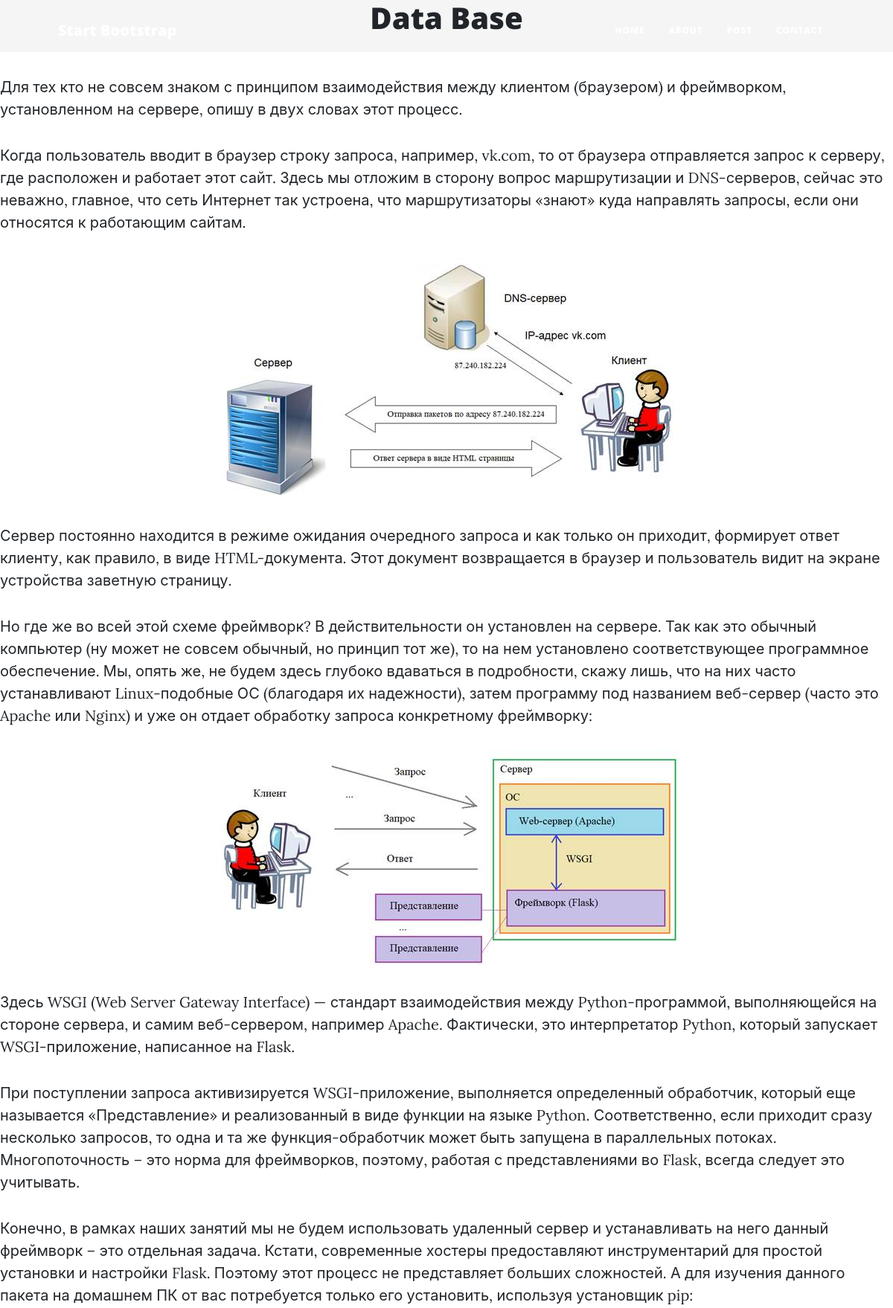
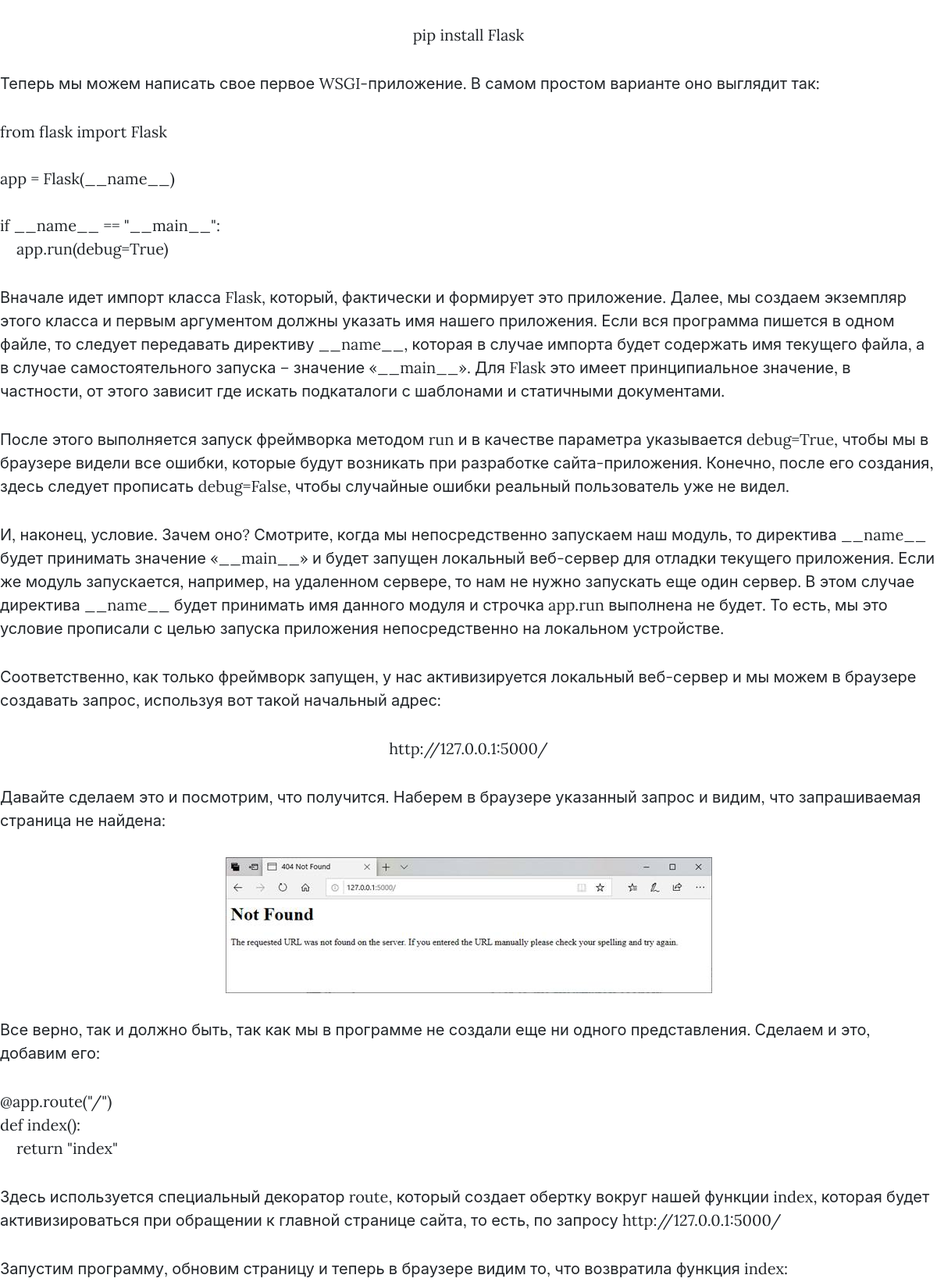
Screenshot of /post/ddata_base (upper part) with the database file from the repository (2 pictures, top to bottom).
### tables this page shows
CREATE TABLE posts (
id integer PRIMARY KEY AUTOINCREMENT,
title text NOT NULL,
text text NOT NULL,
url text NOT NULL,
time integer NOT NULL
);

### main.py (the view)
@app.route("/post/<alias>")
def showPost(alias):
    db = get_db()
    data_base = FDataBase(db)
    title, post = data_base.getPost(alias)
    if not title:
        abort(404)
    return render_template('post_id.html', menu=data_base.getMenu(), title=title, post=post)

### FDataBase.py (called while the page is built)
    def getMenu(self):
        sql = '''SELECT * FROM mainmenu'''  # all data is got
        try:
            self.__cursor.execute(sql)
            result = self.__cursor.fetchall()
            if result:
                return result
        except:
            print("Data-base fetching error")
        return []  # for case of any exception empty list will be returned

    def getPost(self, alias):
        try:
            self.__cursor.execute(f'SELECT title, text FROM posts WHERE url LIKE "{alias}" LIMIT 1')
            result = self.__cursor.fetchone()
            if result:
                return result
        except sqlite3.Error as e:
            print("I could not get a post from DB, sorry :(" + str(e))
        return False, False

### main.py (called while the page is built)
def connect_db():
    connection_db = sqlite3.connect(app.config['DATABASE'])
    connection_db.row_factory = sqlite3.Row
    return connection_db

def get_db():
    if not hasattr(g, 'link_db'):
        g.link_db = connect_db()
    return g.link_db

@app.teardown_appcontext
def close_bd(error):
    if hasattr(g, 'link_db'):
        g.link_db.close()

### templates/post_id.html (shortened to what this page needs)
{% extends 'base.html' %}
{% block head %}
    {{ super() }}
{% endblock %}
{% block content %}
        {{ super() }}
        <header style="background-color: #f5f5f5; height: 70px; text-align: center;">
            <div class="container">
                <h1>{{ title }}</h1>
            </div>
        </header>
        <p>{{ post | safe }}<p>
{% endblock %}

### templates/base.html (shortened to what this page needs)
<!DOCTYPE html>
<html lang="en">
    <head>
        {% block head -%}
            <link href="static/css/styles.css" rel="stylesheet" />
        {% endblock %}
    </head>
    <body>
    {% block content -%}
        <nav class="navbar navbar-expand-lg navbar-light" id="mainNav">
            <div class="container px-4 px-lg-5">
                <a class="navbar-brand" href="index.html">Start Bootstrap</a>
                <div class="collapse navbar-collapse" id="navbarResponsive">
                    <ul class="navbar-nav ms-auto py-4 py-lg-0">
                        {% for m in menu %}
                        <li class="nav-item"><a class="nav-link px-lg-3 py-3 py-lg-4" href="{{ m.url }}">{{m.title}}</a></li>
                        {% endfor %}
                    </ul>
                </div>
            </div>
        </nav>
    {% endblock -%}
    </body>>
</html>

### rows the page displays
posts: text "Для тех кто не совсем знаком с принципом взаимодействия между клиентом (браузером) и фреймворком, установленном на сервере, опишу в двух словах этот процесс. Когда пользователь вводит в браузер строку запроса, например, vk.com, то от браузера отправляется запрос к серверу, где расположен и работает этот сайт. Здесь мы отложим в сторону вопрос маршрутизации и DNS-серверов, сейчас это неважно, главное, что сеть Интернет так устроена, что маршрутизаторы «знают» куда направлять запросы, если они относятся к работающим сайтам. Сервер постоянно находится в режиме ожидания очередного запроса и как только он приходит, формирует ответ клиенту, как правило, в виде HTML-документа. Этот документ…", text (picture)
